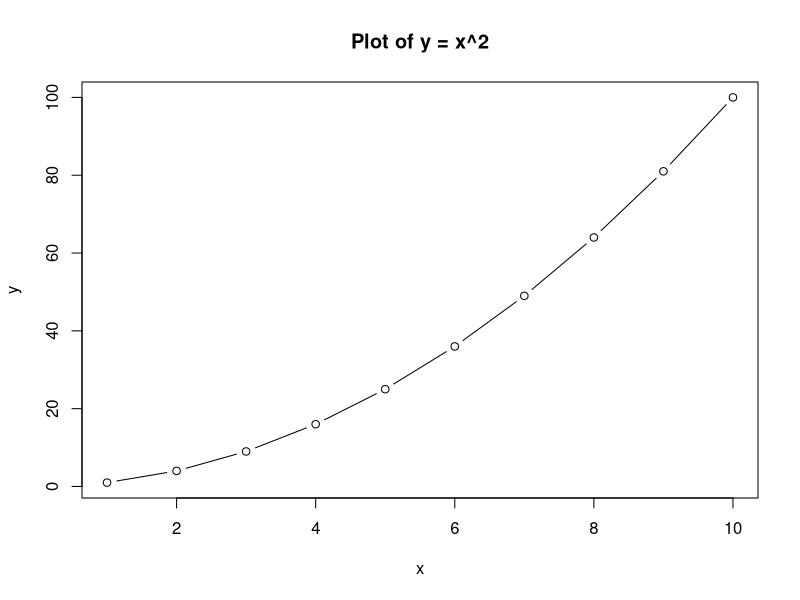

The R source for this figure:
## ---- chunk 1
summary(mtcars)
## ---- chunk 2
# This is an R code chunk
x <- seq(1, 10)
y <- x^2
plot(x, y, type = "b", main = "Plot of y = x^2", xlab = "x", ylab = "y")
## ---- chunk 3
#| echo: false
#| results: "asis"
#exams2forms::exams2forms(file = "../../../assets/quizzes/dummy-quiz.Rmd", title = 'quiz-title', browse = FALSE)
